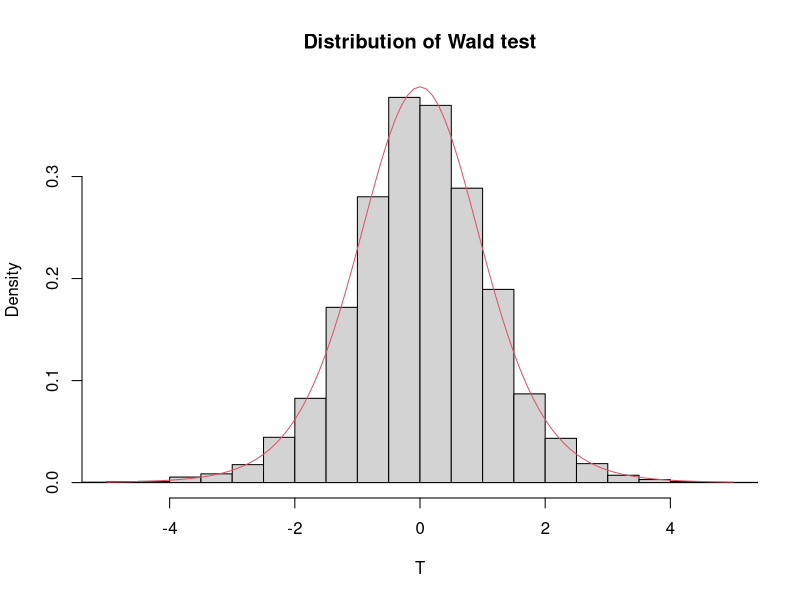
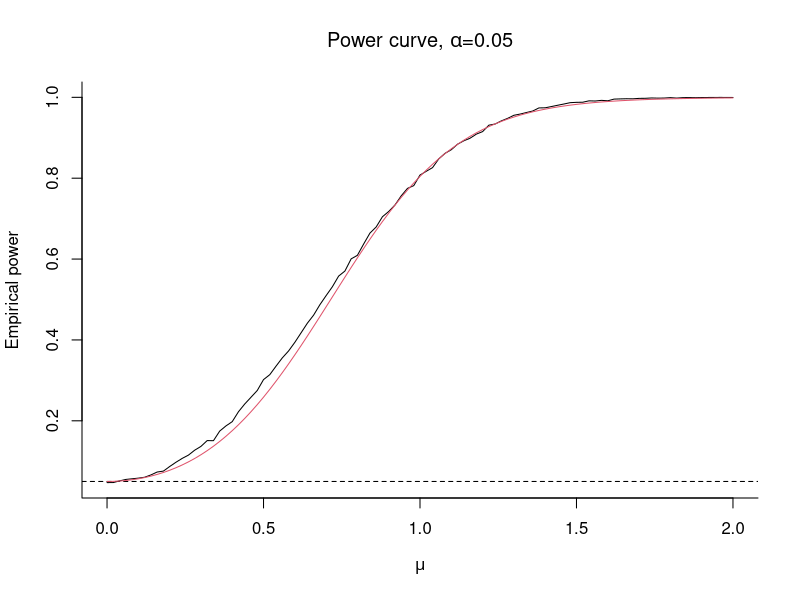
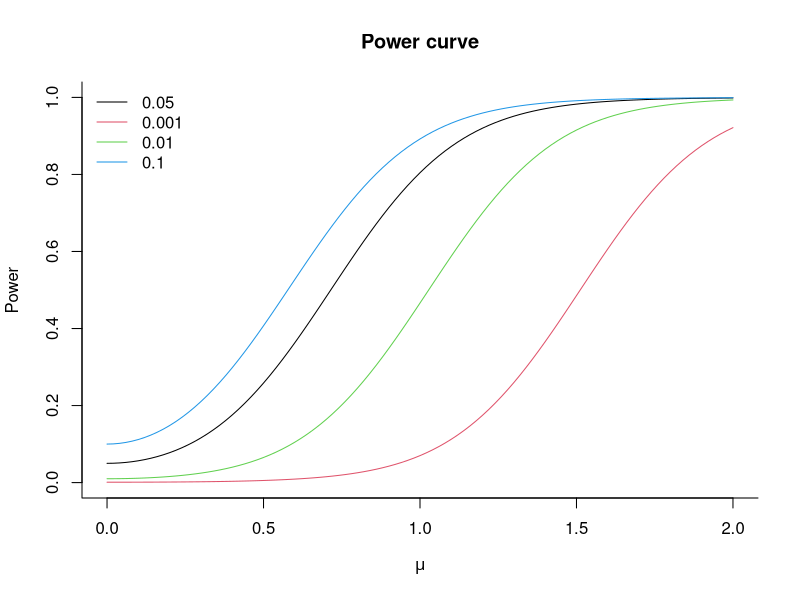

Source code (R) for these figures, in order:
## ---- chunk 1
test <- rep(0, 10000L)
n <- 10L
#Simulate Normal samples, compute t-test stat
for(i in 1:length(test)){
  y <- rnorm(n)
  test[i] <- mean(y) / (sd(y)/sqrt(n))
}
#Create histogram, superimpose density of T(n-1)
hist(test, breaks = 50, probability = TRUE, 
     main = "Distribution of Wald test", xlab = "T",
     xlim = c(-5, 5))
curve(dt(x, df = n - 1), col = 2, add = TRUE, 
      from = -5, to = 5)
## ---- chunk 2
n <- 10L
nrep <- 10000L
mu <- seq(0, 2, length = 101)
store <- matrix(0, nrow = length(mu), ncol = nrep)
for(i in 1:length(mu)){
  for(j in 1:nrep){
    # Simulate y = mu + eps, eps ~ N(0,1)
    y <- rnorm(n, mean = mu[i])
    tstat <- mean(y) / (sd(y)/sqrt(n))
    # Compute P-value, i.e., probability Pr(|T| > t)
    pval <- 2*(1 - pt(abs(tstat), df = n - 1))
    store[i, j] <- pval
  }
}
# Compute the proportion of time where p-value is below zero.
plot(mu, rowSums(store < 0.05)/nrep,
     type = "l", xlab = expression(mu), 
     ylab = "Empirical power", bty = "l",
     main = expression(paste("Power curve, ", alpha, "=0.05")))
#size of test
abline(h = 0.05, lty = 2)
#theoretical power - derivation follows 
tquant <- qt(0.975, df = n - 1)
pow <- 1 - (pt(tquant + mu*sqrt(n), df = n - 1) - 
                 pt(-tquant + mu*sqrt(n), df = n - 1))
lines(mu, pow, col = 2)
## ---- chunk 3
plot(mu, pow,
     type = "l", xlab = expression(mu), 
     ylab = "Power", 
     ylim = c(0, 1), bty = "l",
     main = "Power curve")
 alphav <- c(0.05, 0.001, 0.01, 0.1)
for(alpha_ind in 2:4){
  alpha <- alphav[alpha_ind]
  tquant <- qt(1-alpha/2, df = n - 1)
  pow <- 1 - (pt(tquant + mu*sqrt(n), df = n - 1) - 
                   pt(-tquant + mu*sqrt(n), df = n - 1))
lines(mu, pow, col = alpha_ind)
}
legend(x = "topleft", legend = alphav ,col = 1:4, bty = "n", lty = rep(1,4))
